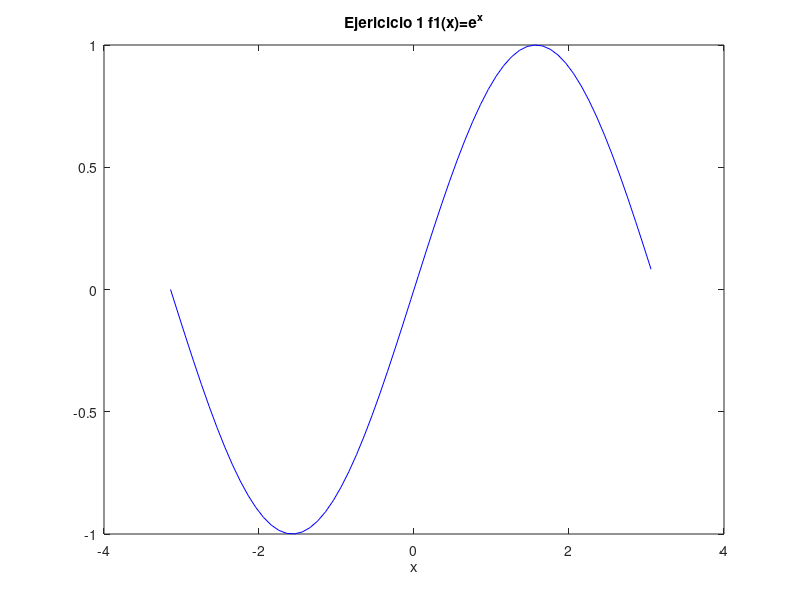

Here is the MATLAB script that generated this plot:
% Octave Script
% Title			:1.5 Teorema de Existencia
% Description		:Script para graficar el ejericio 2 de la actividad 1.5
% Author		:Luis Gerardo Cardozo Carranza (Gerard_CRS) luiscardozo161002@gmail.com
% Date			:20210504
% sion		        :1
% Usage			:octave> /path/Teorema_de_Existencia_Actividad_1.5_Luis Gerardo Cardozo Carranza_3202
% Notes			:Requiere aplicacion octave usar en consola preferentemente.

%Actividad_Ejercicio 2 f(x)=sin(x),[-π,π]
% Si se graficá su comportamiento es exponencial
%Limpiar variables.
clear
%Dominio de la funcion.
x=-3.1416:0.1:3.1416;;
%Valor de la funcion.
y=(sin(x));
%Genera la grafica 
plot(x,y,'b');
%Asigna un nombre a la grafica 
title("Ejericicio 1 f1(x)=e^x");
%Etiqueta para x
xlabel("x");
%Etiqueta para y
